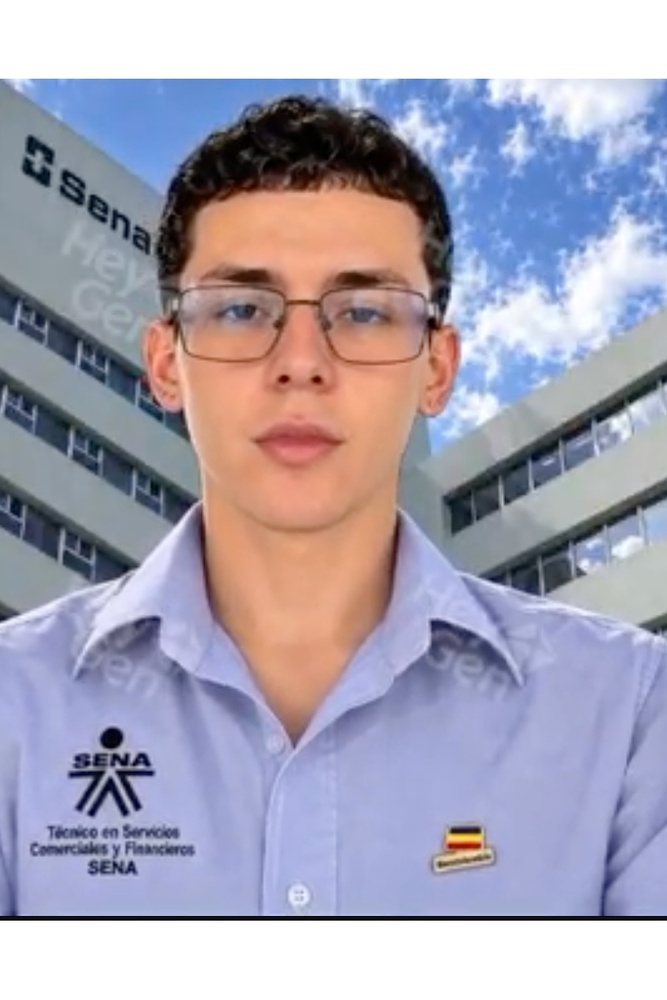
#> input picture data/raw/aprendices/Aprendiz_Jeronimo_Garcia_CC.jpg, 667 x 1000 px, shrunk from 1000 x 1500 before the run
$ python -i classifier.py   (imports and definitions only)
#> lines starting #> are read from the running program, lines starting #| are printed output that depends on the picture; after the words box and inside, x2 and y2 are one past the last pixel; in counts of white or black regions, pixels touching at a corner belong together
import cv2
import numpy as np


def procesar_imagen_uniforme(img_pil, nombre_archivo="imagen.jpg"):
    """Procesa la fotografía del aprendiz SENA aplicando

    transformaciones de OpenCV y generando un diccionario
    con métricas institucionales y de georreferenciación.
    """
#> called with nombre_archivo = 'imagen.jpg'
    img_array = np.array(img_pil)

    if len(img_array.shape) == 3 and img_array.shape[2] == 3:
        img_bgr = cv2.cvtColor(img_array, cv2.COLOR_RGB2BGR)
#> img_bgr is the input picture: shape (1000, 667, 3); mean B, G, R 181.3, 164.6, 168.3
    else:
        img_bgr = img_array

    # 1. Transformación a escala de grises y detección de bordes
    gray = cv2.cvtColor(img_bgr, cv2.COLOR_BGR2GRAY)
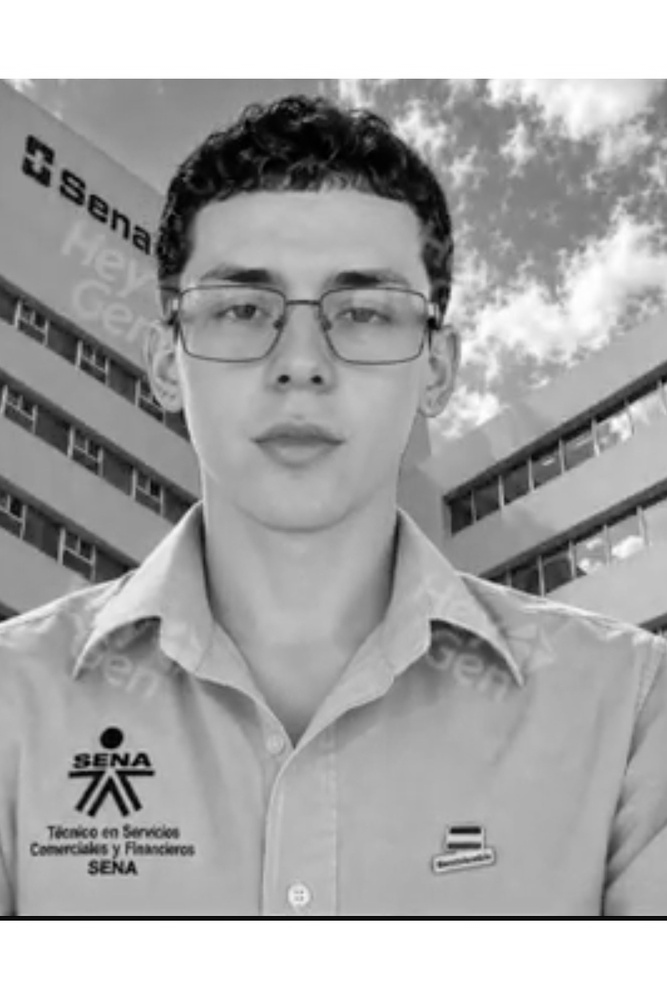
#> gray: shape (1000, 667); min 0, max 255, mean 167.6
    edges = cv2.Canny(gray, 100, 200)
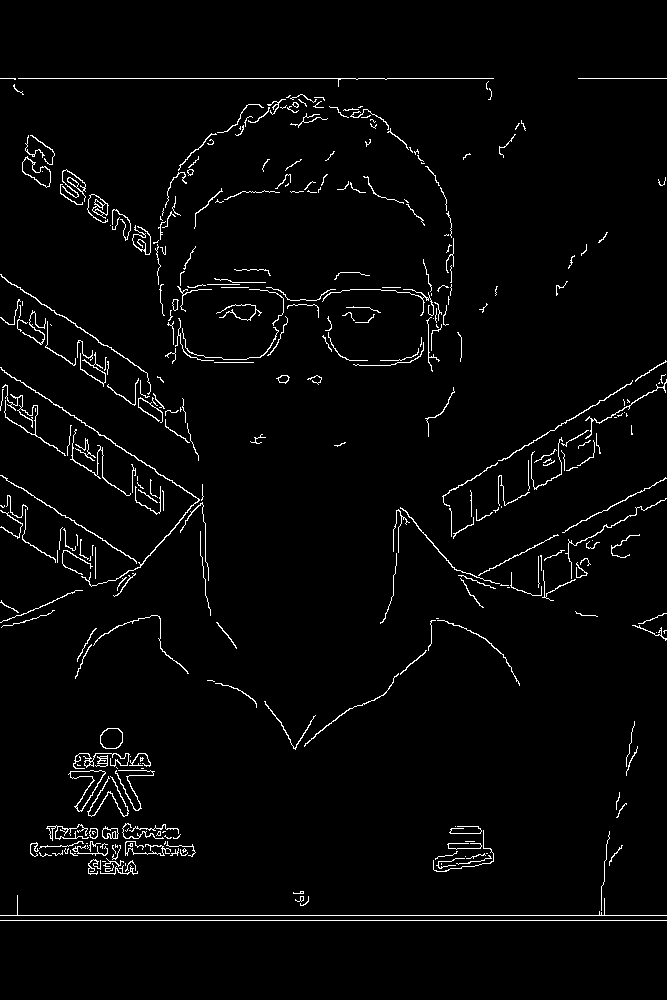
#> edges: shape (1000, 667); 2.7% white in thin lines or dots, all inside (x1, y1, x2, y2) = (0, 78, 667, 921)
    edges_rgb = cv2.cvtColor(edges, cv2.COLOR_GRAY2RGB)

    # 2. Métricas y cálculos para el reporte institucional
    alto, ancho = img_array.shape[:2]
#> alto = 1000; ancho = 667
    varianza_nitidez = float(np.var(gray.astype(float)))
#> varianza_nitidez = 3242.8

    sena_centro = "Centro de Tecnología de la Manufactura"
    sena_sede = " Avanzada - SENA Antioquia"

    metricas = {
        "aprendiz": f"Aprendiz SENA ({nombre_archivo.split('.')[0]})",
        "centro_formacion": sena_centro + sena_sede,
        "programa_formacion": (
            "Gestión Contable y de Información Financiera / "
            "Sistematizar Datos Masivos"
        ),
        "ubicacion": ("Calle 51 # 57-70, Medellín, Antioquia, Colombia"),
        "lat": 6.2518,
        "lon": -75.5636,
        "nitidez": f"{varianza_nitidez:.1f} RMS",
        "resolucion": f"{ancho}x{alto} px",
        "blog_centro": "https://sena.edu.co",
        "foto_sede": (
            "https://images.unsplash.com/photo-1541339907198-"
            "e08756dedf3f?q=80&w=600&auto=format&fit=crop"
        ),
    }

    return edges_rgb, metricas

>>> import cv2
>>> picture = cv2.cvtColor(cv2.imread('../../data/raw/aprendices/Aprendiz_Jeronimo_Garcia_CC.jpg'), cv2.COLOR_BGR2RGB)
>>> result = procesar_imagen_uniforme(picture)

$ run again, on data/raw/aprendices/Aprendiz_Oscar_Ruiz_LA SALADA.jpg
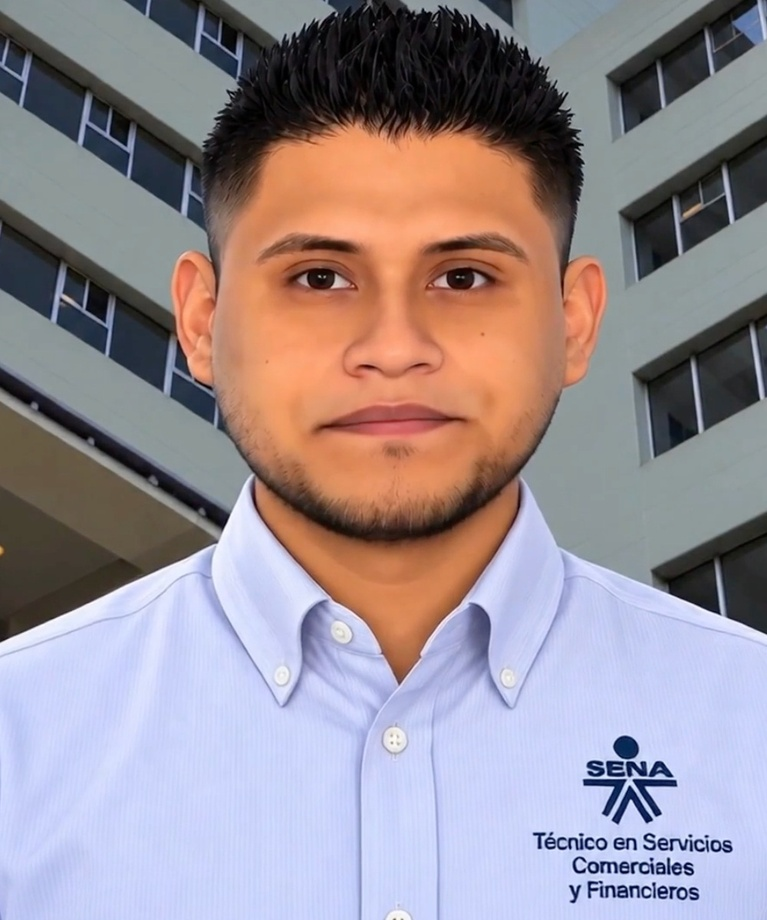
#> input picture data/raw/aprendices/Aprendiz_Oscar_Ruiz_LA SALADA.jpg, 767 x 920 px, shrunk from 1000 x 1200 before the run
#> in procesar_imagen_uniforme, img_bgr is the input picture: shape (920, 767, 3); mean B, G, R 148.4, 141.7, 152.6
#> in procesar_imagen_uniforme, `gray = cv2.cvtColor(img_bgr, cv2.COLOR_BGR2GRAY)`:
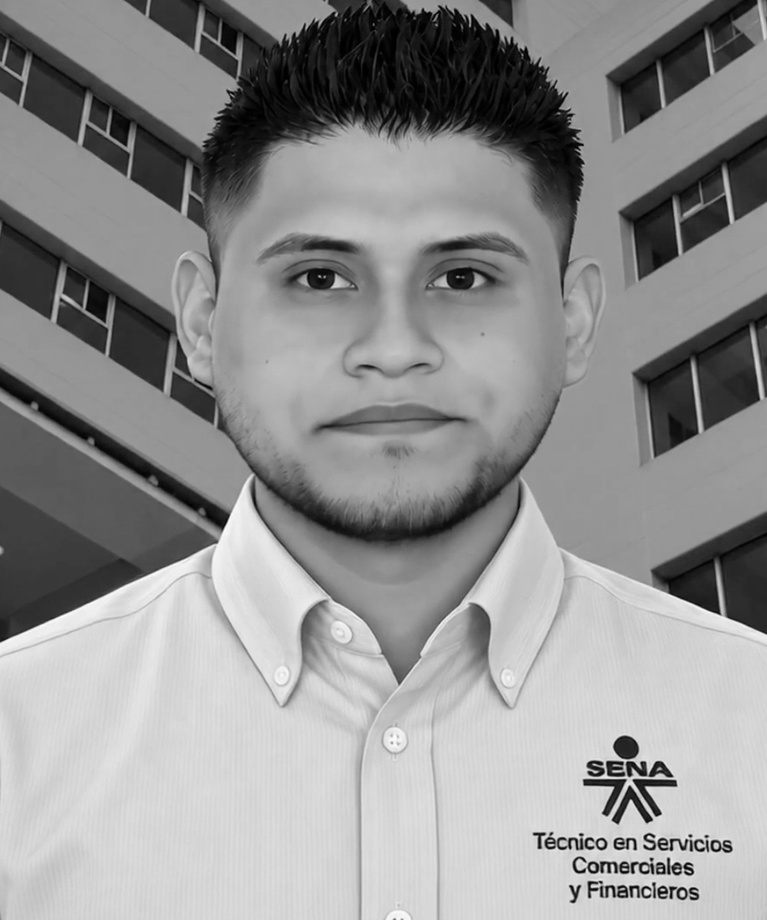
#> gray: shape (920, 767); min 0, max 254, mean 145.7
#> in procesar_imagen_uniforme, `edges = cv2.Canny(gray, 100, 200)`:
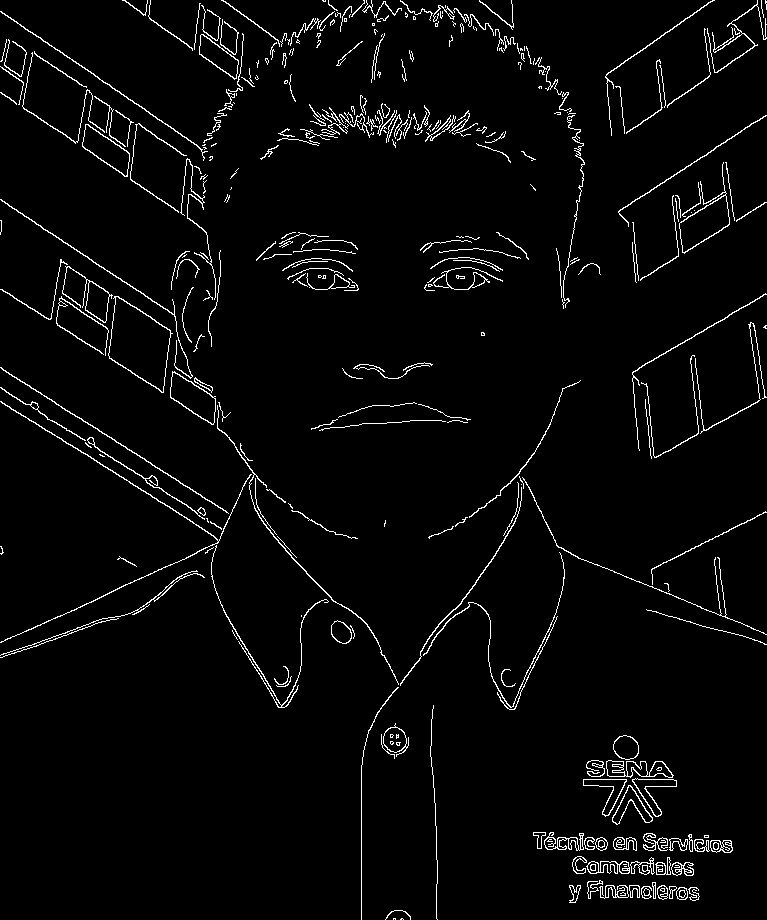
#> edges: shape (920, 767); 3.3% white in thin lines or dots
#> edges_rgb: shape (920, 767, 3); 3.3% white in thin lines or dots
#> varianza_nitidez = 4203.2
